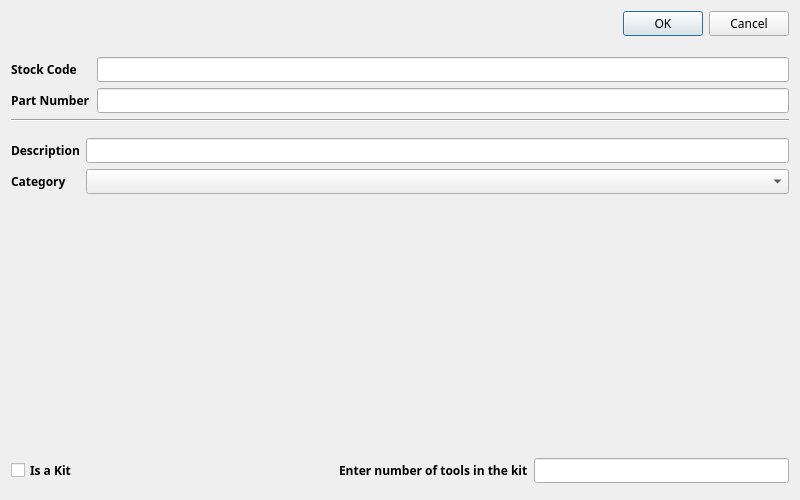
<?xml version="1.0" encoding="UTF-8"?>
<ui version="4.0">
 <class>toolDetail</class>
 <widget class="QDialog" name="toolDetail">
  <property name="geometry">
   <rect>
    <x>0</x>
    <y>0</y>
    <width>800</width>
    <height>500</height>
   </rect>
  </property>
  <property name="sizePolicy">
   <sizepolicy hsizetype="Preferred" vsizetype="Preferred">
    <horstretch>0</horstretch>
    <verstretch>0</verstretch>
   </sizepolicy>
  </property>
  <property name="minimumSize">
   <size>
    <width>800</width>
    <height>280</height>
   </size>
  </property>
  <property name="font">
   <font>
    <family>Century Gothic</family>
    <pointsize>9</pointsize>
   </font>
  </property>
  <property name="windowTitle">
   <string>Dialog</string>
  </property>
  <layout class="QGridLayout" name="gridLayout_3">
   <item row="2" column="0">
    <layout class="QGridLayout" name="gridLayout">
     <item row="0" column="0">
      <widget class="QLabel" name="lblStockCode">
       <property name="font">
        <font>
         <family>Century Gothic</family>
         <pointsize>9</pointsize>
         <weight>75</weight>
         <bold>true</bold>
        </font>
       </property>
       <property name="text">
        <string>Stock Code</string>
       </property>
      </widget>
     </item>
     <item row="0" column="1">
      <widget class="QLineEdit" name="edtStockCode"/>
     </item>
     <item row="1" column="0">
      <widget class="QLabel" name="lblPartNum">
       <property name="font">
        <font>
         <family>Century Gothic</family>
         <pointsize>9</pointsize>
         <weight>75</weight>
         <bold>true</bold>
        </font>
       </property>
       <property name="text">
        <string>Part Number</string>
       </property>
      </widget>
     </item>
     <item row="1" column="1">
      <widget class="QLineEdit" name="edtpartNum"/>
     </item>
    </layout>
   </item>
   <item row="6" column="0">
    <spacer name="verticalSpacer">
     <property name="orientation">
      <enum>Qt::Vertical</enum>
     </property>
     <property name="sizeHint" stdset="0">
      <size>
       <width>20</width>
       <height>40</height>
      </size>
     </property>
    </spacer>
   </item>
   <item row="7" column="0">
    <layout class="QHBoxLayout" name="horizontalLayout">
     <item>
      <widget class="QCheckBox" name="cbIsKit">
       <property name="font">
        <font>
         <family>Century Gothic</family>
         <pointsize>9</pointsize>
         <weight>75</weight>
         <bold>true</bold>
        </font>
       </property>
       <property name="text">
        <string>Is a Kit</string>
       </property>
      </widget>
     </item>
     <item>
      <spacer name="horizontalSpacer">
       <property name="orientation">
        <enum>Qt::Horizontal</enum>
       </property>
       <property name="sizeHint" stdset="0">
        <size>
         <width>40</width>
         <height>20</height>
        </size>
       </property>
      </spacer>
     </item>
     <item>
      <widget class="QLabel" name="lblKitCount">
       <property name="font">
        <font>
         <family>Century Gothic</family>
         <pointsize>9</pointsize>
         <weight>75</weight>
         <bold>true</bold>
        </font>
       </property>
       <property name="text">
        <string>Enter number of tools in the kit</string>
       </property>
      </widget>
     </item>
     <item>
      <widget class="QLineEdit" name="edtKitCount"/>
     </item>
    </layout>
   </item>
   <item row="3" column="0">
    <widget class="Line" name="line">
     <property name="orientation">
      <enum>Qt::Horizontal</enum>
     </property>
    </widget>
   </item>
   <item row="4" column="0">
    <spacer name="verticalSpacer_3">
     <property name="orientation">
      <enum>Qt::Vertical</enum>
     </property>
     <property name="sizeType">
      <enum>QSizePolicy::Fixed</enum>
     </property>
     <property name="sizeHint" stdset="0">
      <size>
       <width>20</width>
       <height>10</height>
      </size>
     </property>
    </spacer>
   </item>
   <item row="1" column="0">
    <spacer name="verticalSpacer_4">
     <property name="orientation">
      <enum>Qt::Vertical</enum>
     </property>
     <property name="sizeType">
      <enum>QSizePolicy::Fixed</enum>
     </property>
     <property name="sizeHint" stdset="0">
      <size>
       <width>508</width>
       <height>15</height>
      </size>
     </property>
    </spacer>
   </item>
   <item row="0" column="0">
    <widget class="QDialogButtonBox" name="btnBox">
     <property name="standardButtons">
      <set>QDialogButtonBox::Cancel|QDialogButtonBox::Ok</set>
     </property>
    </widget>
   </item>
   <item row="5" column="0">
    <layout class="QGridLayout" name="gridLayout_2">
     <item row="1" column="0">
      <widget class="QLabel" name="lblDescription">
       <property name="font">
        <font>
         <family>Century Gothic</family>
         <pointsize>9</pointsize>
         <weight>75</weight>
         <bold>true</bold>
        </font>
       </property>
       <property name="text">
        <string>Description</string>
       </property>
      </widget>
     </item>
     <item row="1" column="1">
      <widget class="QLineEdit" name="edtDescription"/>
     </item>
     <item row="2" column="0">
      <widget class="QLabel" name="lblCategory">
       <property name="font">
        <font>
         <family>Century Gothic</family>
         <pointsize>9</pointsize>
         <weight>75</weight>
         <bold>true</bold>
        </font>
       </property>
       <property name="text">
        <string>Category</string>
       </property>
      </widget>
     </item>
     <item row="2" column="1">
      <widget class="QComboBox" name="cbCategory"/>
     </item>
    </layout>
   </item>
   <item row="8" column="0">
    <widget class="QWidget" name="keybrd" native="true"/>
   </item>
  </layout>
  <zorder>btnBox</zorder>
  <zorder>line</zorder>
  <zorder>verticalSpacer_3</zorder>
  <zorder>verticalSpacer</zorder>
  <zorder>keybrd</zorder>
 </widget>
 <resources/>
 <connections/>
</ui>
